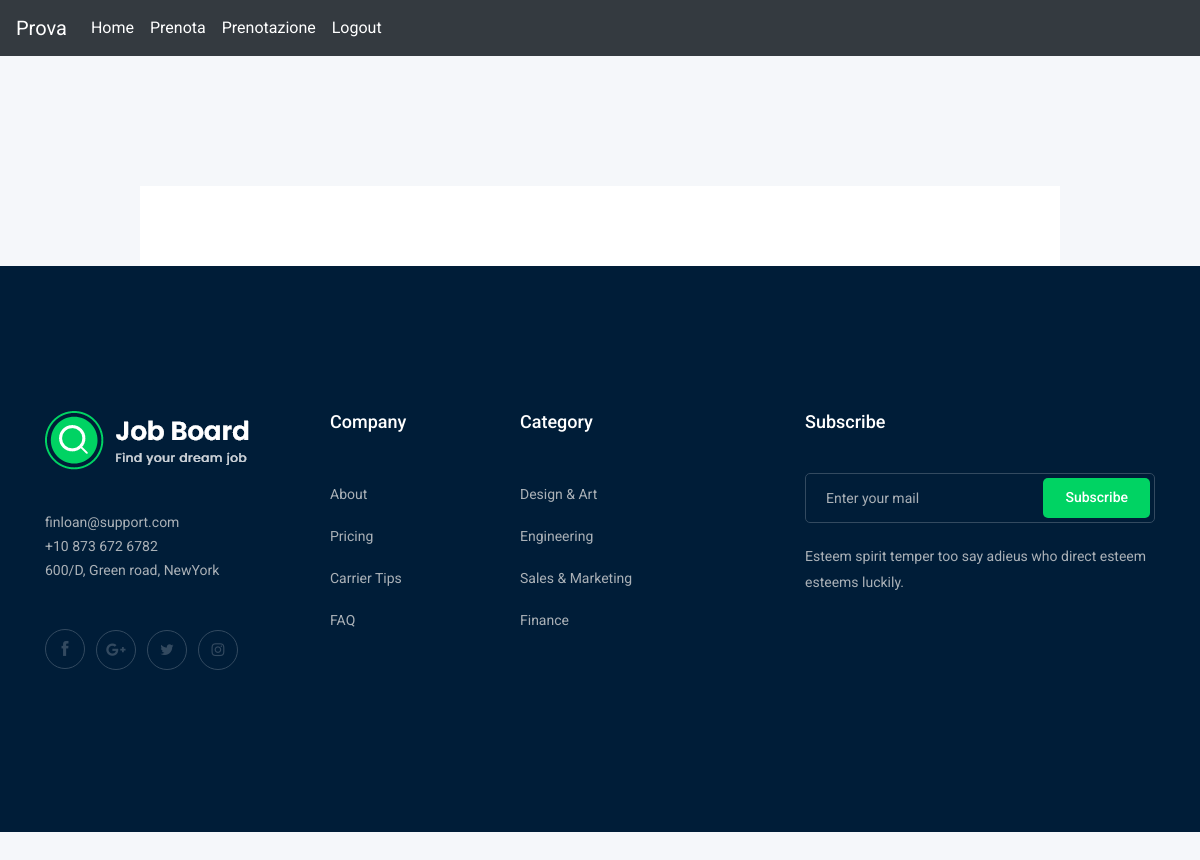
The app's page /prenotazione/ (signed in), older data.
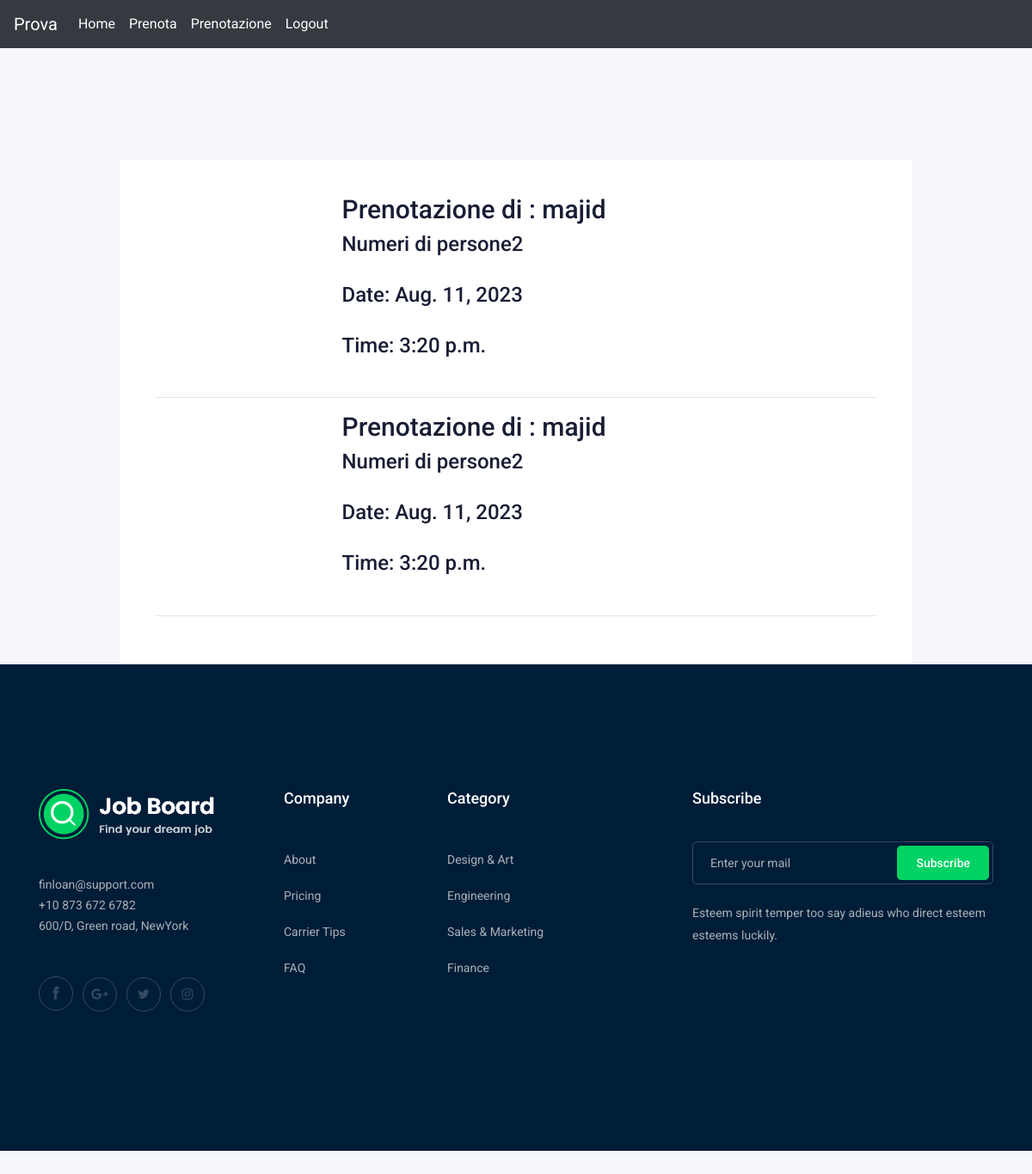
The same page, newer data.
### application/models.py (models this page shows)
class Reservation(models.Model):
    number_of_persons = models.IntegerField()
    date = models.DateField()
    time = models.TimeField()
    cliente = models.ForeignKey('Cliente',on_delete=models.CASCADE,blank=True,null=True)
    def __str__(self):
        return str(self.date)

class Cliente(models.Model):
    user = models.ForeignKey(User,on_delete=models.CASCADE)
    def __str__(self):
        return self.user.username

### application/views.py (the view)
# urls.py: path('prenotazione/', views.prenotazione, name='prenotazione'),
def prenotazione(request):
    cliente=Cliente.objects.get(user=request.user)
    reservation=Reservation.objects.filter(cliente=cliente)
    prenotazione=reservation
    print(prenotazione)
    context={"preno":prenotazione}
    return render(request,'prenotazione.html',context)

### application/templates/prenotazione.html
{% extends 'base.html' %}
{% load bootstrap4 %}
{% block body %}
    <div class="job_details_area">
        <div class="container">
			<div class="row">
                <div class="col-lg-10 mx-auto">
                    <div class="apply_job_form white-bg">
                        {% for p in preno %}
                       <div class="row">
                           <div class="col-sm-3">
                               </div>
                           <div class="col-sm-6">
                               <h2>Prenotazione di : {{p.cliente}}</h2>
                            <h4>Numeri di persone{{p.number_of_persons}}</h4>
                                <h4>Date: {{p.date}}</h4>
                                <h4>Time: {{p.time}}</h4>
                               </div>
 <div class="col-sm-3">
</div>
                    </div>
                        <hr />
                        {% endfor %}
                </div>
            </div>
        </div>
    </div>
    {% endblock body %}

### application/templates/base.html (shortened to what this page needs)
{% load static %}
<!doctype html>
<html class="no-js" lang="zxx">
<head>
    <link rel="stylesheet" href="{% static 'css/bootstrap.min.css' %}">
    <link rel="stylesheet" href="{% static 'css/owl.carousel.min.css' %}">
    <link rel="stylesheet" href="{% static 'css/magnific-popup.css' %}">
    <link rel="stylesheet" href="{% static 'css/font-awesome.min.css' %}">
    <link rel="stylesheet" href="{% static 'css/themify-icons.css' %}">
    <link rel="stylesheet" href="{% static 'css/nice-select.css' %}">
    <link rel="stylesheet" href="{% static 'css/flaticon.css' %}">
    <link rel="stylesheet" href="{% static 'css/jquery-ui.css' %}">
    <link rel="stylesheet" href="{% static 'css/gijgo.css' %}">
    <link rel="stylesheet" href="{% static 'css/animate.min.css' %}">
    <link rel="stylesheet" href="{% static 'css/slicknav.css' %}">
    <link rel="stylesheet" href="{% static 'css/style.css' %}">
</head>
<body>
        <nav class="navbar navbar-expand-lg navbar-dark bg-dark">
  <a class="navbar-brand" href="#">Prova</a>
  <div class="collapse navbar-collapse" id="navbarNav">
    <ul class="navbar-nav">
      <li class="nav-item active">
        <a class="nav-link" href="#">Home <span class="sr-only">(current)</span></a>
      </li>
         <li class="nav-item active">
        <a class="nav-link" href="{% url 'prenota' %}">Prenota</a>
      </li>
        <li class="nav-item active">
        <a class="nav-link" href="{% url 'prenotazione' %}">Prenotazione</a>
      </li>
        <li class="nav-item active">
            {% if user.is_authenticated %}
            <a class="nav-link" href="{% url 'logout' %}">Logout </a>
            {% else %}
        <a class="nav-link" href="{% url 'login' %}">Login </a>
            {% endif %}
      </li>
    </ul>
  </div>
</nav>
    {% block body %}
    {% endblock body %}
    <footer class="footer">
        <div class="footer_top">
            <div class="container">
                <div class="row">
                    <div class="col-xl-3 col-md-6 col-lg-3">
                        <div class="footer_widget wow fadeInUp" data-wow-duration="1s" data-wow-delay=".3s">
                            <div class="footer_logo">
                                <a href="#">
                                    <img src="img/logo.png" alt="">
                                </a>
                            </div>
                            <p>
                                finloan@support.com <br>
                                +10 873 672 6782 <br>
                                600/D, Green road, NewYork
                            </p>
                            <div class="socail_links">
                                <ul>
                                    <li>
                                        <a href="#">
                                            <i class="ti-facebook"></i>
                                        </a>
                                    </li>
                                    <li>
                                        <a href="#">
                                            <i class="fa fa-google-plus"></i>
                                        </a>
                                    </li>
                                    <li>
                                        <a href="#">
                                            <i class="fa fa-twitter"></i>
                                        </a>
                                    </li>
                                    <li>
                                        <a href="#">
                                            <i class="fa fa-instagram"></i>
                                        </a>
                                    </li>
                                </ul>
                            </div>
                        </div>
                    </div>
                    <div class="col-xl-2 col-md-6 col-lg-2">
                        <div class="footer_widget wow fadeInUp" data-wow-duration="1.1s" data-wow-delay=".4s">
                            <h3 class="footer_title">
                                Company
                            </h3>
                            <ul>
                                <li><a href="#">About </a></li>
                                <li><a href="#"> Pricing</a></li>
                                <li><a href="#">Carrier Tips</a></li>
                                <li><a href="#">FAQ</a></li>
                            </ul>
                        </div>
                    </div>
                    <div class="col-xl-3 col-md-6 col-lg-3">
                        <div class="footer_widget wow fadeInUp" data-wow-duration="1.2s" data-wow-delay=".5s">
                            <h3 class="footer_title">
                                Category
                            </h3>
                            <ul>
                                <li><a href="#">Design & Art</a></li>
                                <li><a href="#">Engineering</a></li>
                                <li><a href="#">Sales & Marketing</a></li>
                                <li><a href="#">Finance</a></li>
                            </ul>
                        </div>
                    </div>
                    <div class="col-xl-4 col-md-6 col-lg-4">
                        <div class="footer_widget wow fadeInUp" data-wow-duration="1.3s" data-wow-delay=".6s">
                            <h3 class="footer_title">
                                Subscribe
                            </h3>
                            <form action="#" class="newsletter_form">
                                <input type="text" placeholder="Enter your mail">
                                <button type="submit">Subscribe</button>
                            </form>
                            <p class="newsletter_text">Esteem spirit temper too say adieus who direct esteem esteems
                                luckily.</p>
                        </div>
                    </div>
                </div>
            </div>
        </div>
        <div class="copy-right_text wow fadeInUp" data-wow-duration="1.4s" data-wow-delay=".3s">
            <div class="container">
                <div class="row">
                    <div class="col-xl-12">
                    </div>
                </div>
            </div>
        </div>
    </footer>
</body>
</html>

Row changes from the older to the newer data that the page shows:
added Reservation: cliente "majid", number_of_persons "2", date "Aug. 11, 2023", time "3:20 p.m."
added Reservation: cliente "majid", number_of_persons "2", date "Aug. 11, 2023", time "3:20 p.m."
